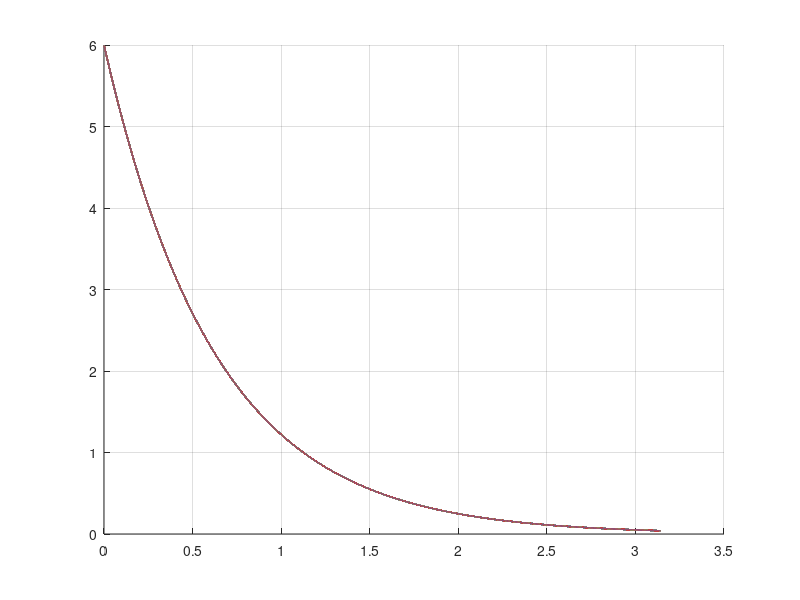

The MATLAB source for this figure:
hold all;
grid on;
t=0.001:0.00015:3.14
tau=3.14/5;
for m= 1:25
plot(t,6*(exp(-(t)./(tau))), 'linewidth', 1);
end

% x=0.001:0.00015:20
% for m= 1:25
% plot(x,6*(1-exp(-(2*pi*0.14)./(tau.*x))), 'linewidth', 1);
% end
